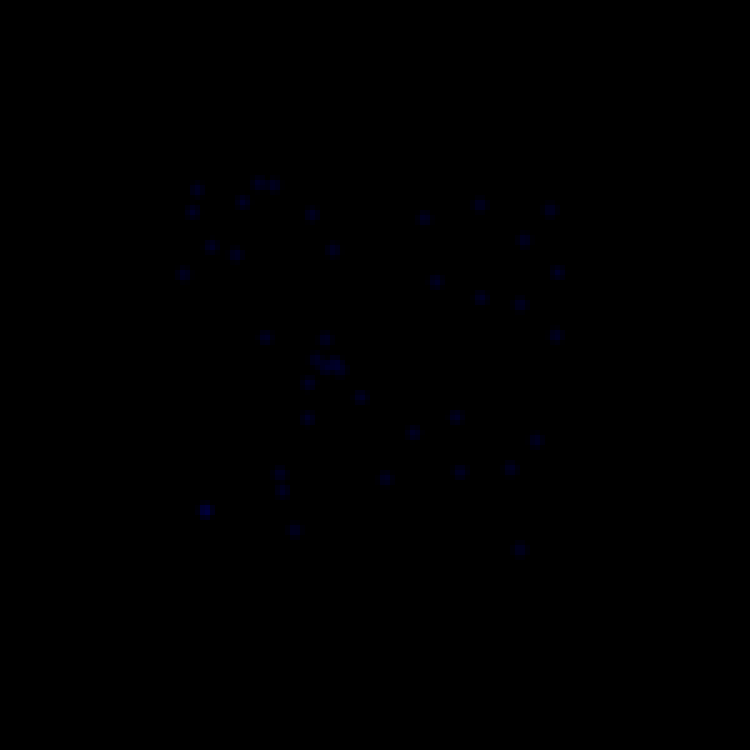
Frame 1 (no input)
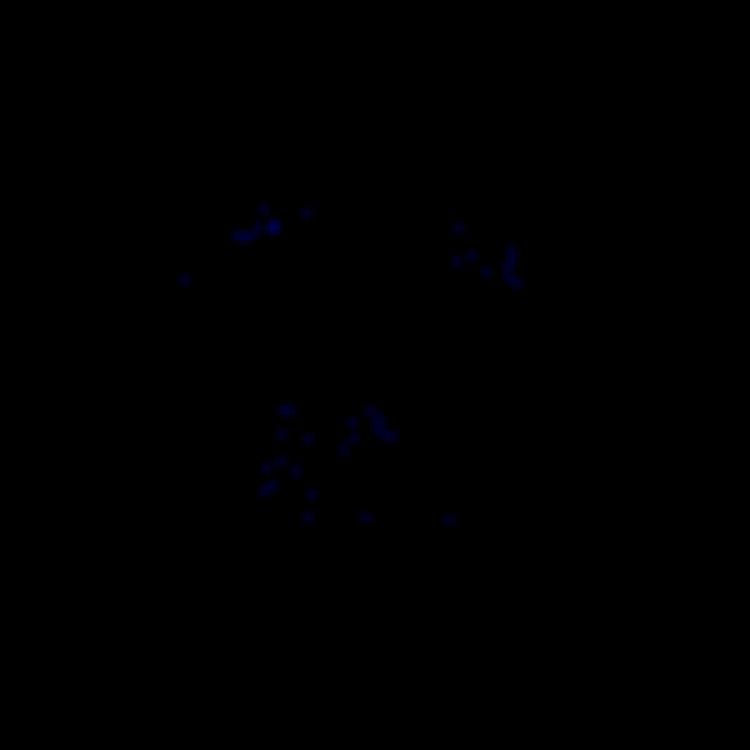
Frame 60 (the mouse pressed at the canvas centre just before this capture)
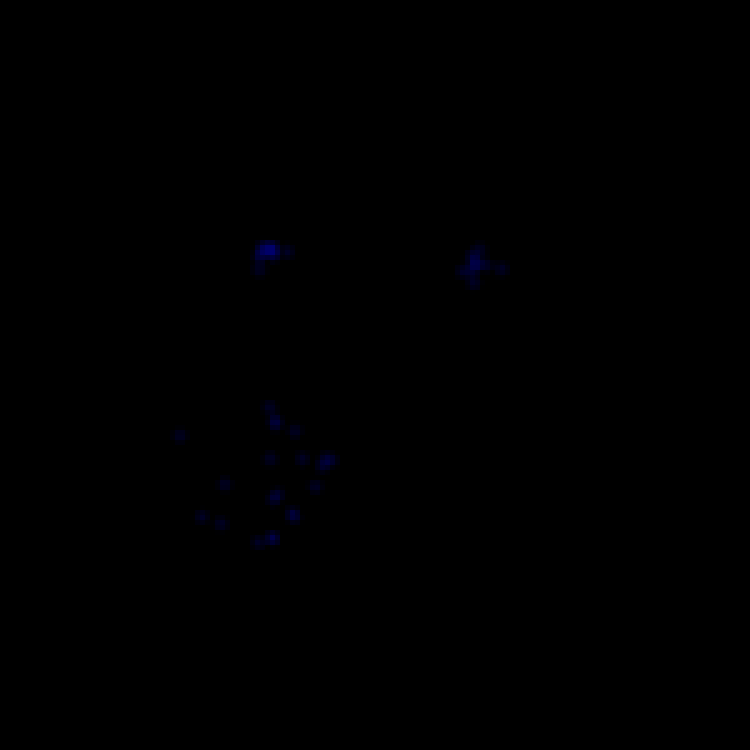
Frame 120 (the mouse held since frame 60 and released just before this capture)

The Processing sketch that drew these frames (run headless with seeded random() and noise(); from frame 60 on, the mouse is pressed at the canvas centre):

// Processing sketch: FluidSim_2D_V1
// ── FluidSim_2D_V1.pde
ArrayList<Particle>particles;

void setup() {
  size(750, 750);
  particles=new ArrayList<Particle>();
  float marg=400;
  for (int i=0; i<40; i++) {
    particles.add(new Particle(new PVector(random(-marg,marg),random(-marg,marg))));
  }
}
float scale=1;
void mouseDragged(){
  particles.add(new Particle(new PVector(map(mouseX,0,width,-width*scale,width*scale),map(mouseY,0,height,-height*scale,height*scale))));
}
void mouseWheel(MouseEvent e){
  float v=e.getCount();
  scale+=v/10;
  if(scale<0.1)scale=0.1;
}
void draw() {
  background(255);

  float d=5;
  for (int x=0; x<width; x+=d) {
    for (int y=0; y<height; y+=d) {
      float dens=0;
      float mapx=map(x,0,width,-width*scale,width*scale);
      float mapy=map(y,0,height,-height*scale,height*scale);
      for (Particle p : particles) {
        float a=dist(mapx, mapy, p.pos.x, p.pos.y);
        if (a>20)continue;
        //dens+=450-a*3;
        dens+=(20-a)*10;
      }
      fill(0,0,dens/5);
      //println(dens/10);
      noStroke();
      rect(x, y, d, d);
    }
  }
  surface.setTitle("FluidSim_2D_V1, framerate: "+nf(frameRate,2,1));
  for (Particle p : particles)p.update(true);
  //for (Particle p : particles)p.display();
}
// ── Particle.pde
float scalarCenterOfMass(float dist){
  //return 0.1;
  if(dist>200)return 0;
  if(dist>100)return 0.001;
  return 0.005;
}
float scalarSep(float dist){
  if(dist>50)return 0;
  return 0.001;
}
int totalID=0;
class Particle{
  PVector pos;
  PVector vel;
  PVector acc;
  int id;
  Particle(PVector p){
    pos=p;
    id=totalID;
    totalID++;
    vel=new PVector();
    acc=new PVector();
  }
  void update(boolean debugDraw){
    PVector com=new PVector();
    int numCom=0;
    for(Particle p:particles){
      if(id==p.id)continue;
      float scalar=scalarCenterOfMass(PVector.dist(pos,p.pos));
      PVector v=PVector.sub(p.pos,pos).mult(scalar);
      if(scalar>0)numCom++;
      com.add(v);
    }
    if(numCom>10)com.mult(0.1);
    vel.add(com);
    
    PVector sep=new PVector();
    for(Particle p:particles){
      if(id==p.id)continue;
      float scalar=scalarSep(PVector.dist(pos,p.pos));
      PVector v=PVector.sub(pos,p.pos).mult(scalar);
      sep.add(v);
      //if(debugDraw&&scalar>0){
      //  stroke(255,0,0,1);
      //  line(pos.x,pos.y,p.pos.x,p.pos.y);
      //}
    }
    vel.add(sep);
    
    pos.add(vel);
    vel.add(acc);
    
    vel.mult(0.99);
    
    //vel.add(0,0.01);
  }
  void display(){
    fill(0);
    stroke(100);
    ellipse(pos.x,pos.y,10,10);
  }
}
